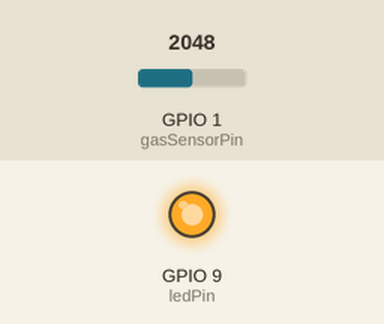
Bench run of a sketch on a simulated ESP32-S3. On the bench: output pins drawn as LEDs (lit = HIGH). The inputs (shaded band) are chosen by the test bench; at power-on: GPIO 1 (gasSensorPin) = 2048. What the sketch prints to the serial monitor is not drawn.

Above: at 1.8 s.
1.9 s: GPIO 1 (gasSensorPin) set to 211
3.4 s: GPIO 1 (gasSensorPin) set to 181
At 5.0 s:
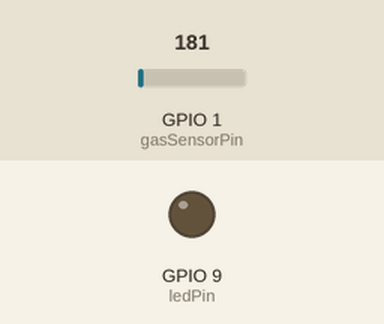
5.5 s: GPIO 1 (gasSensorPin) set to 491
At 6.5 s:
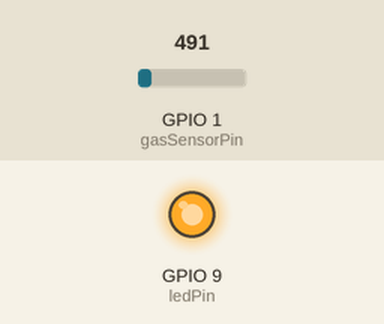
7.5 s: GPIO 1 (gasSensorPin) set to 160
At 9.3 s:
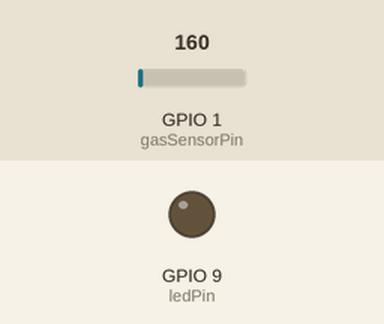
Timing chart, 0 to 10.5 s (numbered marks = the images above; inputs shaded):
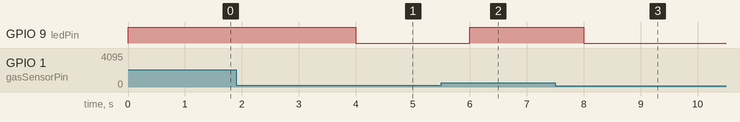

Measured:
- the behaviour switches between 201 and 200 on GPIO 1 (gasSensorPin) (found by bisection; images 0 and 1)
- after the input at 1.9 s, every drawn part: stays the same
- after the input at 3.4 s, GPIO 9 (ledPin): HIGH → LOW after 0.60 s
- after the input at 5.5 s, GPIO 9 (ledPin): LOW → HIGH after 0.50 s
- after the input at 7.5 s, GPIO 9 (ledPin): HIGH → LOW after 0.50 s

The sketch:

MQ6a.ino
```cpp
const int gasSensorPin = A0;  // Analog pin connected to MQ6 sensor
const int ledPin = 9;        // Digital pin connected to LED

void setup() {
  Serial.begin(9600);
  pinMode(ledPin, OUTPUT);
}

void loop() {
  int sensorValue = analogRead(gasSensorPin);  // Read analog value from gas sensor

  Serial.printf("Gas Sensor Value: %d", sensorValue);

  if (sensorValue > 200) {
    digitalWrite(ledPin, HIGH);  // Turn on the LED when gas is detected
    Serial.println("Gas Leakage Detected!");
  } else
		digitalWrite(ledPin, LOW);   // Turn off the LED when no gas is detected

  delay(1000);  // Delay between readings
}
```
